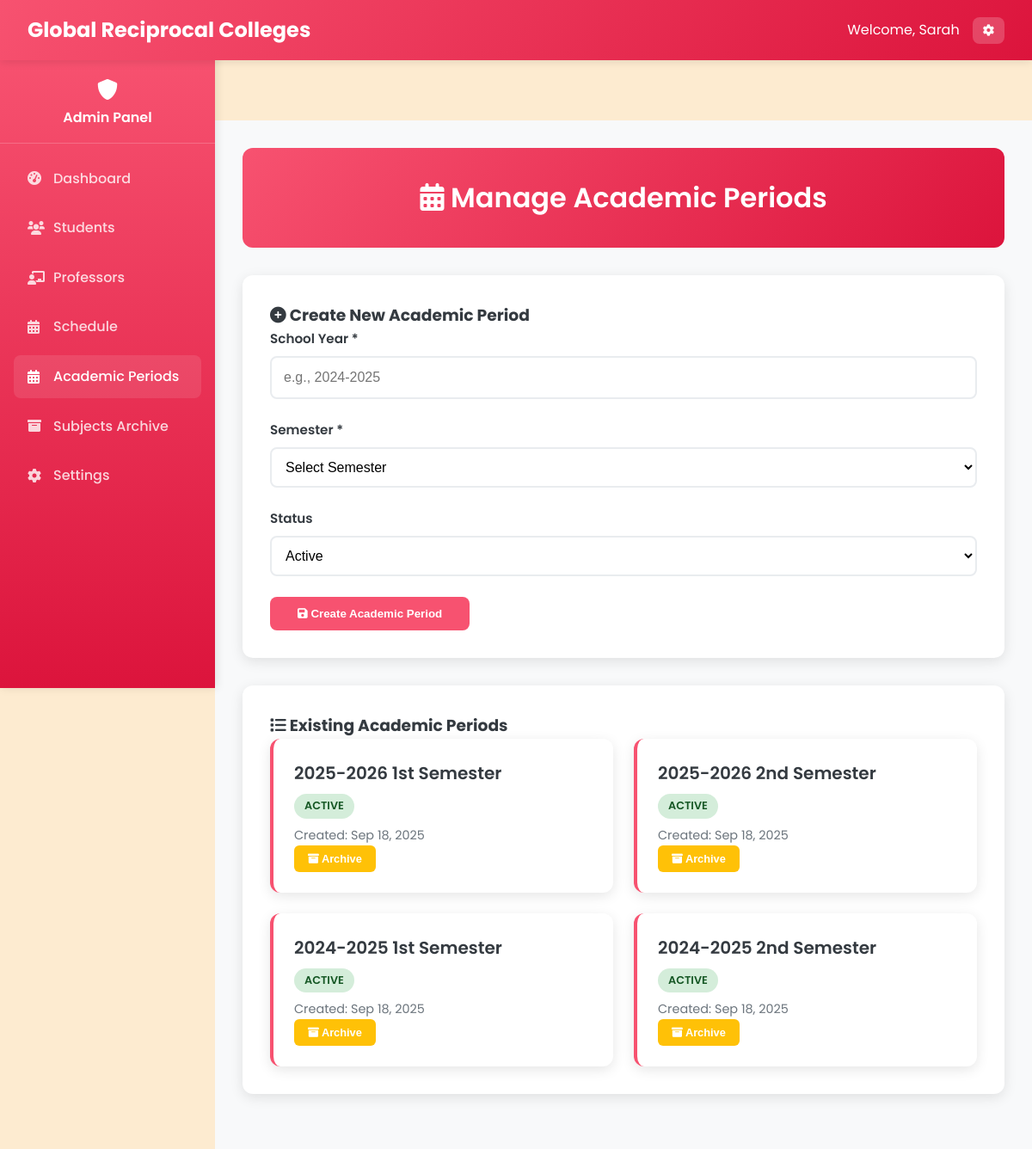
Page /Admin/admin_manage_academic_periods.php (signed in) on the earlier database version.
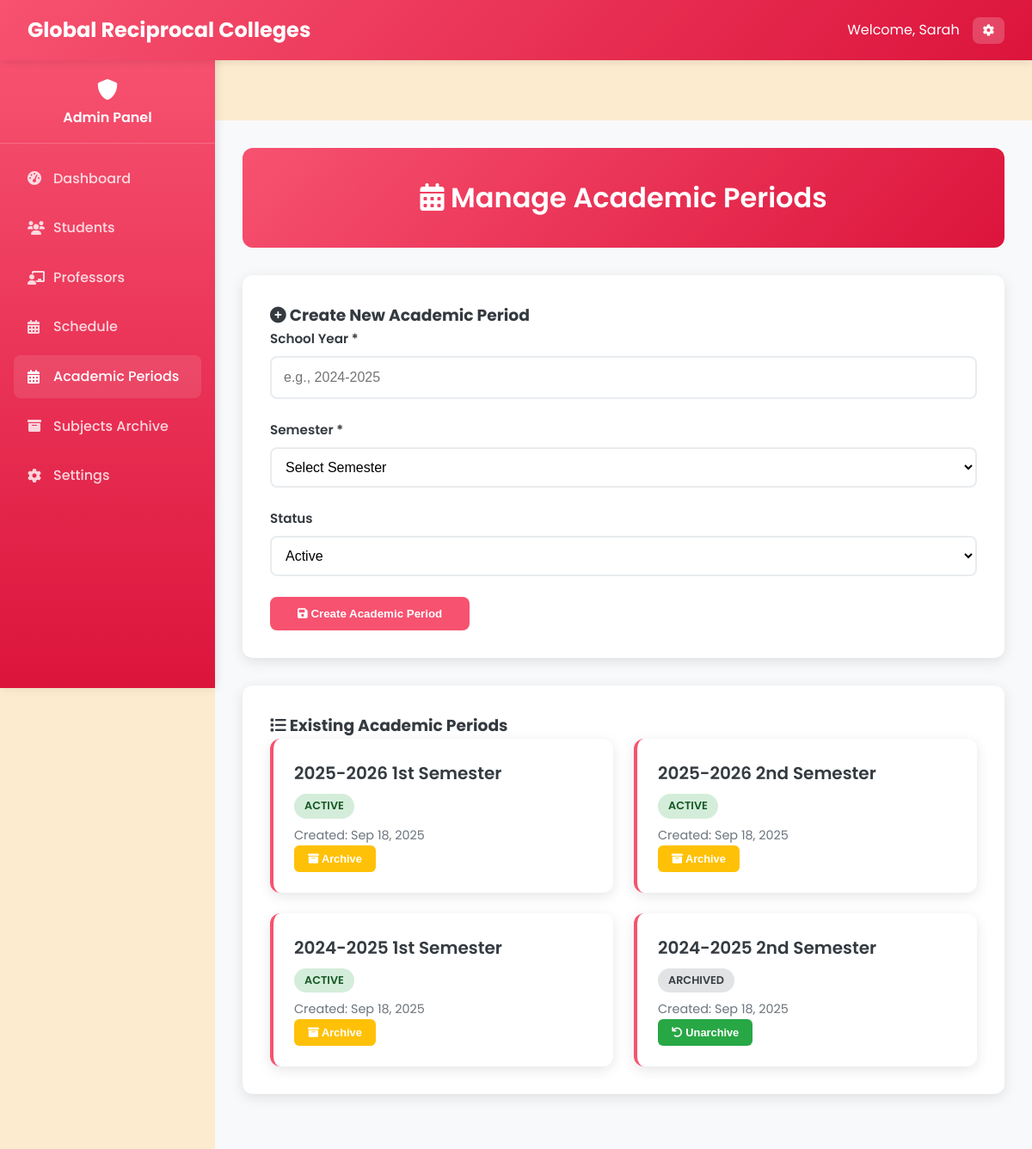
Same page on the later database version.
### tables this page shows
CREATE TABLE `school_year_semester` (
  `id` int(11) NOT NULL,
  `school_year` varchar(20) NOT NULL,
  `semester` enum('1st Semester','2nd Semester','Summer') NOT NULL,
  `status` enum('Active','Archived') DEFAULT 'Active',
  `created_at` timestamp NOT NULL DEFAULT current_timestamp(),
  `updated_at` timestamp NOT NULL DEFAULT current_timestamp() ON UPDATE current_timestamp()
);

### Admin/admin_manage_academic_periods.php (the view, shortened to what this page needs)
<?php
require_once '../php/db.php';
try {
    $stmt = $pdo->query("SELECT * FROM school_year_semester ORDER BY school_year DESC, semester");
    $academic_periods = $stmt->fetchAll(PDO::FETCH_ASSOC);
} catch (PDOException $e) {
    $error = 'Error fetching academic periods: ' . $e->getMessage();
    $academic_periods = [];
}
?>
<!DOCTYPE html>
<html lang="en">
<head>
    <link rel="stylesheet" href="../css/styles_fixed.css">
    <link rel="stylesheet" href="https://cdnjs.cloudflare.com/ajax/libs/font-awesome/6.0.0/css/all.min.css">
</head>
<body>
    <?php include '../includes/navbar_admin.php'; ?>
    <?php include '../includes/sidebar_admin.php'; ?>
    <main class="main-content">
        <div class="page-header">
            <h1 class="page-title"><i class="fas fa-calendar-alt"></i> Manage Academic Periods</h1>
        </div>
        <div class="content-card">
            <h3><i class="fas fa-plus-circle"></i> Create New Academic Period</h3>
            <form method="POST">
                <div class="form-group">
                    <label class="form-label" for="school_year">School Year *</label>
                    <input type="text" id="school_year" name="school_year" class="form-input" placeholder="e.g., 2024-2025" required>
                </div>
                <div class="form-group">
                    <label class="form-label" for="semester">Semester *</label>
                    <select id="semester" name="semester" class="form-select" required>
                        <option value="">Select Semester</option>
                    </select>
                </div>
                <div class="form-group">
                    <label class="form-label" for="status">Status</label>
                    <select id="status" name="status" class="form-select">
                        <option value="Active">Active</option>
                    </select>
                </div>
                <button type="submit" class="btn-submit">
                    <i class="fas fa-save"></i> Create Academic Period
                </button>
            </form>
        </div>
        <div class="content-card">
            <h3><i class="fas fa-list"></i> Existing Academic Periods</h3>
            <?php if (empty($academic_periods)): ?>
                <div class="no-data">
                    <p>No academic periods found. Create your first academic period above.</p>
                </div>
            <?php else: ?>
                <div class="grid">
                    <?php foreach ($academic_periods as $period): ?>
                        <div class="card">
                            <div class="card-title"><?php echo htmlspecialchars($period['school_year'] . ' ' . $period['semester']); ?></div>
                            <span class="status status-<?php echo strtolower($period['status']); ?>">
                                <?php echo $period['status']; ?>
                            </span>
                            <div class="card-meta">
                                Created: <?php echo date('M d, Y', strtotime($period['created_at'])); ?>
                            </div>
                            <?php if ($period['status'] === 'Archived'): ?>
                                <form method="POST" style="display: inline;">
                                    <button type="submit" class="btn-unarchive" onclick="return confirm('Are you sure you want to unarchive this academic period?')">
                                        <i class="fas fa-undo"></i> Unarchive
                                    </button>
                                </form>
                            <?php else: ?>
                                <form method="POST" style="display: inline;">
                                    <button type="submit" class="btn-archive" onclick="return confirm('Are you sure you want to archive this academic period?')">
                                        <i class="fas fa-archive"></i> Archive
                                    </button>
                                </form>
                            <?php endif; ?>
                        </div>
                    <?php endforeach; ?>
                </div>
            <?php endif; ?>
        </div>
    </main>
</body>
</html>

### includes/navbar_admin.php (shortened to what this page needs)
<nav class="navbar">
    <div class="navbar-brand">
        <span class="navbar-title">Global Reciprocal Colleges</span>
    </div>
    <div class="navbar-user">
        <span>Welcome, <?php echo isset($_SESSION['first_name']) ? htmlspecialchars($_SESSION['first_name']) : 'Admin'; ?></span>
        <div class="user-dropdown">
            <button type="button" class="dropdown-toggle" aria-haspopup="true" aria-expanded="false">
                <i class="fas fa-cog" aria-hidden="true"></i>
            </button>
        </div>
    </div>
</nav>

### includes/sidebar_admin.php (shortened to what this page needs)
<div class="admin-sidebar">
    <div class="sidebar-header">
        <i class="fas fa-shield-alt"></i>
        <span>Admin Panel</span>
    </div>
    <nav class="sidebar-nav">
        <?php $current_page = basename($_SERVER['PHP_SELF']); ?>
        <a href="admin_dashboard.php" class="nav-item <?php echo ($current_page == 'admin_dashboard.php') ? 'active' : ''; ?>">
            <i class="fas fa-tachometer-alt"></i>
            <span>Dashboard</span>
        </a>
        <a href="admin_manage_students.php" class="nav-item <?php echo ($current_page == 'admin_manage_students.php') ? 'active' : ''; ?>">
            <i class="fas fa-users"></i>
            <span>Students</span>
        </a>
        <a href="admin_manage_professors.php" class="nav-item <?php echo ($current_page == 'admin_manage_professors.php') ? 'active' : ''; ?>">
            <i class="fas fa-chalkboard-teacher"></i>
            <span>Professors</span>
        </a>
        <a href="admin_manage_schedule.php" class="nav-item <?php echo ($current_page == 'admin_manage_schedule.php') ? 'active' : ''; ?>">
            <i class="fas fa-calendar-alt"></i>
            <span>Schedule</span>
        </a>
        <a href="admin_manage_academic_periods.php" class="nav-item <?php echo ($current_page == 'admin_manage_academic_periods.php') ? 'active' : ''; ?>">
            <i class="fas fa-calendar-days"></i>
            <span>Academic Periods</span>
        </a>
        <a href="admin_subjects_archive.php" class="nav-item <?php echo ($current_page == 'admin_subjects_archive.php') ? 'active' : ''; ?>">
            <i class="fas fa-archive"></i>
            <span>Subjects Archive</span>
        </a>
        <a href="settings.php" class="nav-item <?php echo ($current_page == 'settings.php') ? 'active' : ''; ?>">
            <i class="fas fa-cog"></i>
            <span>Settings</span>
        </a>
    </nav>
</div>

### css/styles_fixed.css (style rules this page uses)
:root { --primary: #F75270; --primary-dark: #DC143C; --primary-light: #F7CAC9; --secondary: #F75270; --accent: #F7CAC9; --light: #FDEBD0; --dark: #343a40; --gray: #6c757d; --light-gray: #F7CAC9; --success: #F7CAC9; --warning: #FDEBD0; --danger: #DC143C; --info: #F75270; }
* { margin: 0; padding: 0; box-sizing: border-box; }
body { font-family: 'Poppins', sans-serif; background-color: var(--light); color: var(--dark); line-height: 1.6; }
.navbar { background: linear-gradient(135deg, var(--primary) 0%, var(--primary-dark) 100%); color: white; padding: 1rem 2rem; display: flex; justify-content: space-between; align-items: center; box-shadow: 0 2px 10px rgba(0, 0, 0, 0.1); position: sticky; top: 0; z-index: 1000; }
.main-content { margin-top: 70px; padding: 2rem; min-height: calc(100vh - 70px); background: var(--light); transition: margin-left 0.3s ease; }
.navbar-brand { font-size: 1.5rem; font-weight: 700; display: flex; align-items: center; gap: 10px; }
.navbar-title { display: block; }
.navbar-user { display: flex; align-items: center; gap: 15px; }
.user-dropdown { position: relative; }
.dropdown-toggle { background: rgba(255, 255, 255, 0.2); border: none; color: white; padding: 8px 12px; border-radius: 8px; cursor: pointer; transition: background-color 0.3s ease; }
.main-content { margin-left: 250px; margin-top: 70px; padding: 2rem; min-height: calc(100vh - 70px); background: var(--light); transition: margin-left 0.3s ease, padding 0.3s ease; }
.form-group { margin-bottom: 1rem; }
.form-label { display: block; font-weight: 500; margin-bottom: 0.5rem; color: var(--dark); }
.form-input { width: 100%; padding: 0.75rem; border: 1px solid var(--light-gray); border-radius: 6px; font-size: 1rem; transition: border-color 0.3s ease; }
.form-group { margin-bottom: 1.5rem; }
.form-group label { display: block; margin-bottom: 0.5rem; font-weight: 600; color: var(--dark); font-size: 0.95rem; }
.form-group input { width: 100%; padding: 0.875rem; border: 2px solid #e9ecef; border-radius: 8px; font-size: 1rem; transition: all 0.2s ease; }

### includes/navbar_admin.php (style rules this page uses)
.navbar { display: flex; justify-content: space-between; align-items: center; padding: 1rem 2rem; background-color: #F75270; color: white; font-family: 'Poppins', sans-serif; }
.navbar-title { display: block; }

### includes/sidebar_admin.php (style rules this page uses)
.admin-sidebar { position: fixed; left: 0; top: 60px; width: 250px; height: calc(100vh - 60px); background: linear-gradient(180deg, var(--primary) 0%, var(--primary-dark) 100%); color: white; padding: 1rem 0; box-shadow: 2px 0 10px rgba(0, 0, 0, 0.1); z-index: 100; overflow-y: auto; }
.sidebar-header { padding: 1rem; text-align: center; border-bottom: 1px solid rgba(255, 255, 255, 0.2); margin-bottom: 1rem; }
.sidebar-header i { font-size: 1.5rem; margin-bottom: 0.5rem; }
.sidebar-header span { display: block; font-weight: 600; }
.sidebar-nav { padding: 0 1rem; }
.nav-item { display: flex; align-items: center; padding: 0.75rem 1rem; margin-bottom: 0.5rem; color: rgba(255, 255, 255, 0.8); text-decoration: none; border-radius: 8px; transition: all 0.3s ease; }
.nav-item:hover, .nav-item.active { background: rgba(255, 255, 255, 0.1); color: white; }
.nav-item i { margin-right: 10px; width: 20px; }
.nav-item span { font-weight: 500; }
.main-content { margin-left: 250px; padding: 2rem; width: calc(100% - 250px); box-sizing: border-box; }

Differences in the rows shown:
changed school_year_semester: status "ACTIVE" → "ARCHIVED"; status "Archive" → "Unarchive"
